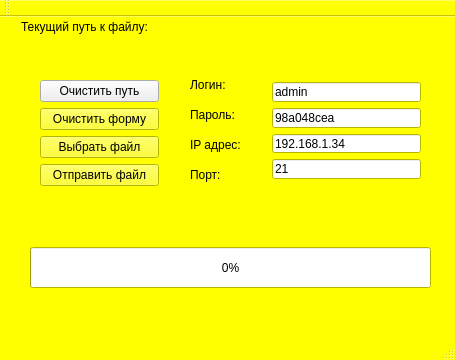
<?xml version="1.0" encoding="UTF-8"?>
<ui version="4.0">
 <class>FTP_clientClass</class>
 <widget class="QMainWindow" name="FTP_clientClass">
  <property name="geometry">
   <rect>
    <x>0</x>
    <y>0</y>
    <width>455</width>
    <height>360</height>
   </rect>
  </property>
  <property name="minimumSize">
   <size>
    <width>455</width>
    <height>360</height>
   </size>
  </property>
  <property name="maximumSize">
   <size>
    <width>455</width>
    <height>360</height>
   </size>
  </property>
  <property name="baseSize">
   <size>
    <width>0</width>
    <height>0</height>
   </size>
  </property>
  <property name="palette">
   <palette>
    <active>
     <colorrole role="WindowText">
      <brush brushstyle="SolidPattern">
       <color alpha="255">
        <red>0</red>
        <green>0</green>
        <blue>0</blue>
       </color>
      </brush>
     </colorrole>
     <colorrole role="Button">
      <brush brushstyle="SolidPattern">
       <color alpha="255">
        <red>255</red>
        <green>255</green>
        <blue>0</blue>
       </color>
      </brush>
     </colorrole>
     <colorrole role="Light">
      <brush brushstyle="SolidPattern">
       <color alpha="255">
        <red>255</red>
        <green>255</green>
        <blue>127</blue>
       </color>
      </brush>
     </colorrole>
     <colorrole role="Midlight">
      <brush brushstyle="SolidPattern">
       <color alpha="255">
        <red>255</red>
        <green>255</green>
        <blue>63</blue>
       </color>
      </brush>
     </colorrole>
     <colorrole role="Dark">
      <brush brushstyle="SolidPattern">
       <color alpha="255">
        <red>127</red>
        <green>127</green>
        <blue>0</blue>
       </color>
      </brush>
     </colorrole>
     <colorrole role="Mid">
      <brush brushstyle="SolidPattern">
       <color alpha="255">
        <red>170</red>
        <green>170</green>
        <blue>0</blue>
       </color>
      </brush>
     </colorrole>
     <colorrole role="Text">
      <brush brushstyle="SolidPattern">
       <color alpha="255">
        <red>0</red>
        <green>0</green>
        <blue>0</blue>
       </color>
      </brush>
     </colorrole>
     <colorrole role="BrightText">
      <brush brushstyle="SolidPattern">
       <color alpha="255">
        <red>255</red>
        <green>255</green>
        <blue>255</blue>
       </color>
      </brush>
     </colorrole>
     <colorrole role="ButtonText">
      <brush brushstyle="SolidPattern">
       <color alpha="255">
        <red>0</red>
        <green>0</green>
        <blue>0</blue>
       </color>
      </brush>
     </colorrole>
     <colorrole role="Base">
      <brush brushstyle="SolidPattern">
       <color alpha="255">
        <red>255</red>
        <green>255</green>
        <blue>255</blue>
       </color>
      </brush>
     </colorrole>
     <colorrole role="Window">
      <brush brushstyle="SolidPattern">
       <color alpha="255">
        <red>255</red>
        <green>255</green>
        <blue>0</blue>
       </color>
      </brush>
     </colorrole>
     <colorrole role="Shadow">
      <brush brushstyle="SolidPattern">
       <color alpha="255">
        <red>0</red>
        <green>0</green>
        <blue>0</blue>
       </color>
      </brush>
     </colorrole>
     <colorrole role="AlternateBase">
      <brush brushstyle="SolidPattern">
       <color alpha="255">
        <red>255</red>
        <green>255</green>
        <blue>127</blue>
       </color>
      </brush>
     </colorrole>
     <colorrole role="ToolTipBase">
      <brush brushstyle="SolidPattern">
       <color alpha="255">
        <red>255</red>
        <green>255</green>
        <blue>220</blue>
       </color>
      </brush>
     </colorrole>
     <colorrole role="ToolTipText">
      <brush brushstyle="SolidPattern">
       <color alpha="255">
        <red>0</red>
        <green>0</green>
        <blue>0</blue>
       </color>
      </brush>
     </colorrole>
     <colorrole role="PlaceholderText">
      <brush brushstyle="SolidPattern">
       <color alpha="128">
        <red>0</red>
        <green>0</green>
        <blue>0</blue>
       </color>
      </brush>
     </colorrole>
    </active>
    <inactive>
     <colorrole role="WindowText">
      <brush brushstyle="SolidPattern">
       <color alpha="255">
        <red>0</red>
        <green>0</green>
        <blue>0</blue>
       </color>
      </brush>
     </colorrole>
     <colorrole role="Button">
      <brush brushstyle="SolidPattern">
       <color alpha="255">
        <red>255</red>
        <green>255</green>
        <blue>0</blue>
       </color>
      </brush>
     </colorrole>
     <colorrole role="Light">
      <brush brushstyle="SolidPattern">
       <color alpha="255">
        <red>255</red>
        <green>255</green>
        <blue>127</blue>
       </color>
      </brush>
     </colorrole>
     <colorrole role="Midlight">
      <brush brushstyle="SolidPattern">
       <color alpha="255">
        <red>255</red>
        <green>255</green>
        <blue>63</blue>
       </color>
      </brush>
     </colorrole>
     <colorrole role="Dark">
      <brush brushstyle="SolidPattern">
       <color alpha="255">
        <red>127</red>
        <green>127</green>
        <blue>0</blue>
       </color>
      </brush>
     </colorrole>
     <colorrole role="Mid">
      <brush brushstyle="SolidPattern">
       <color alpha="255">
        <red>170</red>
        <green>170</green>
        <blue>0</blue>
       </color>
      </brush>
     </colorrole>
     <colorrole role="Text">
      <brush brushstyle="SolidPattern">
       <color alpha="255">
        <red>0</red>
        <green>0</green>
        <blue>0</blue>
       </color>
      </brush>
     </colorrole>
     <colorrole role="BrightText">
      <brush brushstyle="SolidPattern">
       <color alpha="255">
        <red>255</red>
        <green>255</green>
        <blue>255</blue>
       </color>
      </brush>
     </colorrole>
     <colorrole role="ButtonText">
      <brush brushstyle="SolidPattern">
       <color alpha="255">
        <red>0</red>
        <green>0</green>
        <blue>0</blue>
       </color>
      </brush>
     </colorrole>
     <colorrole role="Base">
      <brush brushstyle="SolidPattern">
       <color alpha="255">
        <red>255</red>
        <green>255</green>
        <blue>255</blue>
       </color>
      </brush>
     </colorrole>
     <colorrole role="Window">
      <brush brushstyle="SolidPattern">
       <color alpha="255">
        <red>255</red>
        <green>255</green>
        <blue>0</blue>
       </color>
      </brush>
     </colorrole>
     <colorrole role="Shadow">
      <brush brushstyle="SolidPattern">
       <color alpha="255">
        <red>0</red>
        <green>0</green>
        <blue>0</blue>
       </color>
      </brush>
     </colorrole>
     <colorrole role="AlternateBase">
      <brush brushstyle="SolidPattern">
       <color alpha="255">
        <red>255</red>
        <green>255</green>
        <blue>127</blue>
       </color>
      </brush>
     </colorrole>
     <colorrole role="ToolTipBase">
      <brush brushstyle="SolidPattern">
       <color alpha="255">
        <red>255</red>
        <green>255</green>
        <blue>220</blue>
       </color>
      </brush>
     </colorrole>
     <colorrole role="ToolTipText">
      <brush brushstyle="SolidPattern">
       <color alpha="255">
        <red>0</red>
        <green>0</green>
        <blue>0</blue>
       </color>
      </brush>
     </colorrole>
     <colorrole role="PlaceholderText">
      <brush brushstyle="SolidPattern">
       <color alpha="128">
        <red>0</red>
        <green>0</green>
        <blue>0</blue>
       </color>
      </brush>
     </colorrole>
    </inactive>
    <disabled>
     <colorrole role="WindowText">
      <brush brushstyle="SolidPattern">
       <color alpha="255">
        <red>127</red>
        <green>127</green>
        <blue>0</blue>
       </color>
      </brush>
     </colorrole>
     <colorrole role="Button">
      <brush brushstyle="SolidPattern">
       <color alpha="255">
        <red>255</red>
        <green>255</green>
        <blue>0</blue>
       </color>
      </brush>
     </colorrole>
     <colorrole role="Light">
      <brush brushstyle="SolidPattern">
       <color alpha="255">
        <red>255</red>
        <green>255</green>
        <blue>127</blue>
       </color>
      </brush>
     </colorrole>
     <colorrole role="Midlight">
      <brush brushstyle="SolidPattern">
       <color alpha="255">
        <red>255</red>
        <green>255</green>
        <blue>63</blue>
       </color>
      </brush>
     </colorrole>
     <colorrole role="Dark">
      <brush brushstyle="SolidPattern">
       <color alpha="255">
        <red>127</red>
        <green>127</green>
        <blue>0</blue>
       </color>
      </brush>
     </colorrole>
     <colorrole role="Mid">
      <brush brushstyle="SolidPattern">
       <color alpha="255">
        <red>170</red>
        <green>170</green>
        <blue>0</blue>
       </color>
      </brush>
     </colorrole>
     <colorrole role="Text">
      <brush brushstyle="SolidPattern">
       <color alpha="255">
        <red>127</red>
        <green>127</green>
        <blue>0</blue>
       </color>
      </brush>
     </colorrole>
     <colorrole role="BrightText">
      <brush brushstyle="SolidPattern">
       <color alpha="255">
        <red>255</red>
        <green>255</green>
        <blue>255</blue>
       </color>
      </brush>
     </colorrole>
     <colorrole role="ButtonText">
      <brush brushstyle="SolidPattern">
       <color alpha="255">
        <red>127</red>
        <green>127</green>
        <blue>0</blue>
       </color>
      </brush>
     </colorrole>
     <colorrole role="Base">
      <brush brushstyle="SolidPattern">
       <color alpha="255">
        <red>255</red>
        <green>255</green>
        <blue>0</blue>
       </color>
      </brush>
     </colorrole>
     <colorrole role="Window">
      <brush brushstyle="SolidPattern">
       <color alpha="255">
        <red>255</red>
        <green>255</green>
        <blue>0</blue>
       </color>
      </brush>
     </colorrole>
     <colorrole role="Shadow">
      <brush brushstyle="SolidPattern">
       <color alpha="255">
        <red>0</red>
        <green>0</green>
        <blue>0</blue>
       </color>
      </brush>
     </colorrole>
     <colorrole role="AlternateBase">
      <brush brushstyle="SolidPattern">
       <color alpha="255">
        <red>255</red>
        <green>255</green>
        <blue>0</blue>
       </color>
      </brush>
     </colorrole>
     <colorrole role="ToolTipBase">
      <brush brushstyle="SolidPattern">
       <color alpha="255">
        <red>255</red>
        <green>255</green>
        <blue>220</blue>
       </color>
      </brush>
     </colorrole>
     <colorrole role="ToolTipText">
      <brush brushstyle="SolidPattern">
       <color alpha="255">
        <red>0</red>
        <green>0</green>
        <blue>0</blue>
       </color>
      </brush>
     </colorrole>
     <colorrole role="PlaceholderText">
      <brush brushstyle="SolidPattern">
       <color alpha="128">
        <red>0</red>
        <green>0</green>
        <blue>0</blue>
       </color>
      </brush>
     </colorrole>
    </disabled>
   </palette>
  </property>
  <property name="windowTitle">
   <string>FTP-клиент</string>
  </property>
  <property name="styleSheet">
   <string notr="true"/>
  </property>
  <widget class="QWidget" name="centralWidget">
   <widget class="QLabel" name="label">
    <property name="geometry">
     <rect>
      <x>190</x>
      <y>60</y>
      <width>40</width>
      <height>16</height>
     </rect>
    </property>
    <property name="text">
     <string>Логин:</string>
    </property>
   </widget>
   <widget class="QLabel" name="label_2">
    <property name="geometry">
     <rect>
      <x>190</x>
      <y>90</y>
      <width>48</width>
      <height>16</height>
     </rect>
    </property>
    <property name="text">
     <string>Пароль:</string>
    </property>
   </widget>
   <widget class="QLabel" name="label_3">
    <property name="geometry">
     <rect>
      <x>190</x>
      <y>120</y>
      <width>54</width>
      <height>16</height>
     </rect>
    </property>
    <property name="text">
     <string>IP адрес:</string>
    </property>
   </widget>
   <widget class="QLabel" name="label_current_path">
    <property name="geometry">
     <rect>
      <x>20</x>
      <y>20</y>
      <width>401</width>
      <height>20</height>
     </rect>
    </property>
    <property name="text">
     <string/>
    </property>
   </widget>
   <widget class="QLabel" name="label_4">
    <property name="geometry">
     <rect>
      <x>21</x>
      <y>2</y>
      <width>151</width>
      <height>15</height>
     </rect>
    </property>
    <property name="text">
     <string>Текущий путь к файлу:</string>
    </property>
   </widget>
   <widget class="QLabel" name="label_5">
    <property name="geometry">
     <rect>
      <x>190</x>
      <y>150</y>
      <width>33</width>
      <height>16</height>
     </rect>
    </property>
    <property name="text">
     <string>Порт:</string>
    </property>
   </widget>
   <widget class="QLabel" name="label_6">
    <property name="geometry">
     <rect>
      <x>40</x>
      <y>200</y>
      <width>291</width>
      <height>31</height>
     </rect>
    </property>
    <property name="font">
     <font>
      <pointsize>8</pointsize>
     </font>
    </property>
    <property name="text">
     <string/>
    </property>
   </widget>
   <widget class="QWidget" name="layoutWidget">
    <property name="geometry">
     <rect>
      <x>261</x>
      <y>54</y>
      <width>171</width>
      <height>119</height>
     </rect>
    </property>
    <layout class="QFormLayout" name="formLayout">
     <item row="0" column="0" colspan="2">
      <widget class="QLineEdit" name="lineEdit_login">
       <property name="text">
        <string>admin</string>
       </property>
      </widget>
     </item>
     <item row="1" column="0" colspan="2">
      <widget class="QLineEdit" name="lineEdit_password">
       <property name="text">
        <string>98a048cea</string>
       </property>
      </widget>
     </item>
     <item row="2" column="0" colspan="2">
      <widget class="QLineEdit" name="IP_lineEdit">
       <property name="text">
        <string>192.168.1.34</string>
       </property>
      </widget>
     </item>
     <item row="3" column="0" colspan="2">
      <widget class="QLineEdit" name="port_lineEdit">
       <property name="text">
        <string>21</string>
       </property>
      </widget>
     </item>
    </layout>
   </widget>
   <widget class="QWidget" name="layoutWidget">
    <property name="geometry">
     <rect>
      <x>29</x>
      <y>52</y>
      <width>141</width>
      <height>141</height>
     </rect>
    </property>
    <layout class="QFormLayout" name="formLayout_2">
     <item row="0" column="0" colspan="2">
      <widget class="QPushButton" name="button_clear_path">
       <property name="styleSheet">
        <string notr="true">QPushButton#pushbutton_remove_student_from_subordinate {
    padding:4px;
    color: #fff;
    font-size: 14px;
    border-radius: 2px;
    border: 1px solid #3873d9;
    background-color: qlineargradient( x1: 0, y1: 0, x2: 0, y2: 1,
                                        stop: 0 #4287ff, stop: 1 #356ccc);
 }
QPushButton#pushbutton_remove_student_from_subordinate:pressed {
    color: #111;
    border: 1px solid #3873d9;
    background: #fff;
 }</string>
       </property>
       <property name="text">
        <string>Очистить путь</string>
       </property>
      </widget>
     </item>
     <item row="1" column="0" colspan="2">
      <widget class="QPushButton" name="button_clear_form">
       <property name="text">
        <string>Очистить форму</string>
       </property>
      </widget>
     </item>
     <item row="2" column="0" colspan="2">
      <widget class="QPushButton" name="button_get_file">
       <property name="text">
        <string>Выбрать файл</string>
       </property>
      </widget>
     </item>
     <item row="3" column="0" colspan="2">
      <widget class="QPushButton" name="button_send_file">
       <property name="text">
        <string>Отправить файл</string>
       </property>
      </widget>
     </item>
    </layout>
   </widget>
   <widget class="QProgressBar" name="progressBar">
    <property name="geometry">
     <rect>
      <x>30</x>
      <y>230</y>
      <width>401</width>
      <height>41</height>
     </rect>
    </property>
    <property name="value">
     <number>0</number>
    </property>
   </widget>
   <widget class="QLabel" name="label_7">
    <property name="geometry">
     <rect>
      <x>32</x>
      <y>280</y>
      <width>141</width>
      <height>31</height>
     </rect>
    </property>
    <property name="text">
     <string/>
    </property>
   </widget>
  </widget>
  <widget class="QToolBar" name="mainToolBar">
   <property name="palette">
    <palette>
     <active>
      <colorrole role="WindowText">
       <brush brushstyle="SolidPattern">
        <color alpha="255">
         <red>0</red>
         <green>255</green>
         <blue>0</blue>
        </color>
       </brush>
      </colorrole>
     </active>
     <inactive>
      <colorrole role="WindowText">
       <brush brushstyle="SolidPattern">
        <color alpha="255">
         <red>0</red>
         <green>255</green>
         <blue>0</blue>
        </color>
       </brush>
      </colorrole>
     </inactive>
     <disabled>
      <colorrole role="WindowText">
       <brush brushstyle="SolidPattern">
        <color alpha="255">
         <red>120</red>
         <green>120</green>
         <blue>120</blue>
        </color>
       </brush>
      </colorrole>
     </disabled>
    </palette>
   </property>
   <attribute name="toolBarArea">
    <enum>TopToolBarArea</enum>
   </attribute>
   <attribute name="toolBarBreak">
    <bool>false</bool>
   </attribute>
  </widget>
  <widget class="QStatusBar" name="statusBar"/>
 </widget>
 <layoutdefault spacing="6" margin="11"/>
 <resources>
  <include location="FTP_client.qrc"/>
 </resources>
 <connections/>
</ui>
